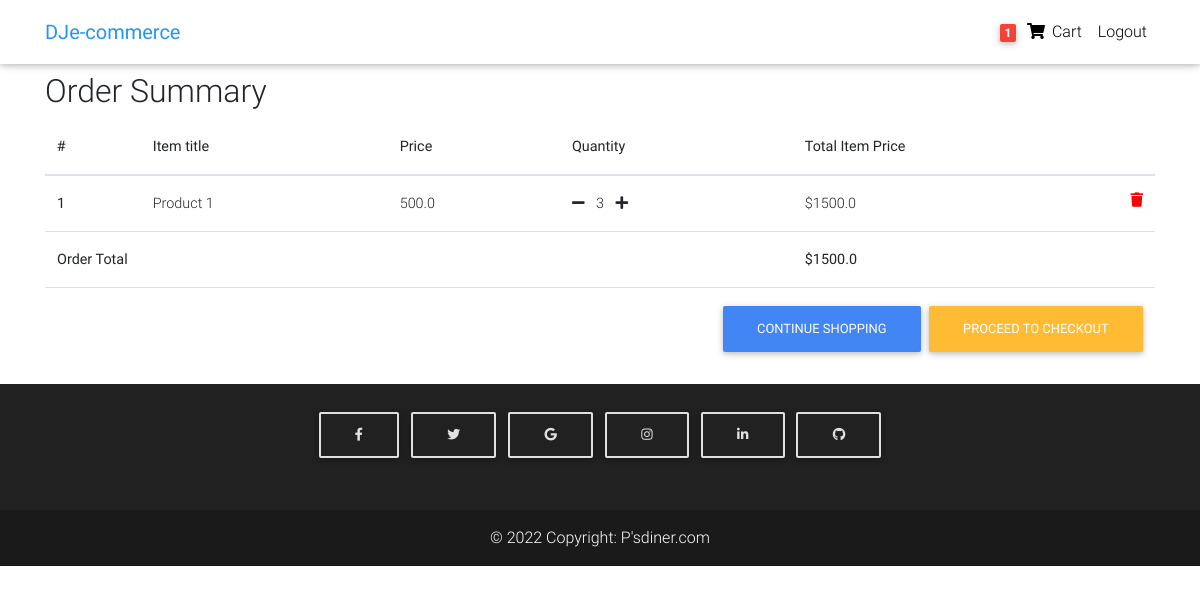
The app's page /order-summary (signed in), older data.
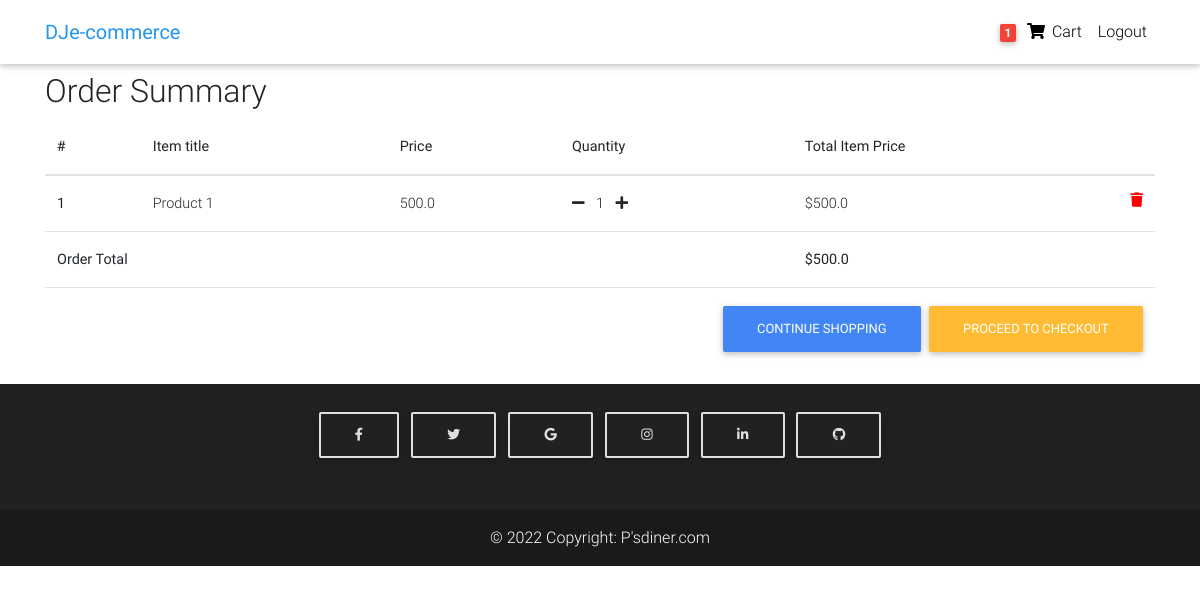
The same page, newer data.
### core/models.py (models this page shows, shortened)
class Order(models.Model):
    user = models.ForeignKey(settings.AUTH_USER_MODEL, on_delete=models.CASCADE)
    items = models.ManyToManyField(OrderItem)
    start_date = models.DateTimeField(auto_now_add=True)
    ordered_date = models.DateTimeField()
    ordered = models.BooleanField(default=False)
    def get_total(self):
        total = 0
        for order_item in self.items.all():
            total += order_item.get_final_price()
        return total

class OrderItem(models.Model):
    user = models.ForeignKey(settings.AUTH_USER_MODEL, on_delete=models.CASCADE)
    item = models.ForeignKey(Item, on_delete=models.CASCADE)
    quantity = models.IntegerField(default=1)
    ordered = models.BooleanField(default=False)
    def get_total_item_price(self):
        return self.quantity * self.item.price
    def get_final_price(self):
        return self.get_total_item_price()

class Item(models.Model):
    title = models.CharField(max_length=100)
    price = models.FloatField()
    slug = models.SlugField()

### core/views.py (the view)
# urls.py: path('order-summary', OrderSummaryView.as_view(), name="order-summary"),
class OrderSummaryView(LoginRequiredMixin, View):
    def get(self, request, *args, **kwargs):
        try:
            order = Order.objects.get(user=self.request.user, ordered=False)
            context = {
                'object': order
            }
            return render(self.request, 'order-summary.html', context)
        except ObjectDoesNotExist:
            messages.error(self.request, "You do not have an active order")
            return redirect("/")

### core/templatetags/cart_template_tags.py (called while the page is built)
@register.filter
def cart_item_count(user):
    if user.is_authenticated:
        qs = Order.objects.filter(user=user, ordered=False)
        if qs.exists():
            return qs[0].items.count()
    return 0

### templates/order-summary.html (shortened to what this page needs)
{% extends "base.html" %}
{% block content %}
  <main>
    <div class="container">
    <div class="table-responsive text-nowrap">
    <h2>Order Summary</h2>
    <table class="table">
        <thead>
        <tr>
            <th scope="col">#</th>
            <th scope="col">Item title</th>
            <th scope="col">Price</th>
            <th scope="col">Quantity</th>
            <th scope="col">Total Item Price</th>
        </tr>
        </thead>
        <tbody>
        {% for order_item in object.items.all %}
        <tr>
            <th scope="row">{{ forloop.counter }}</th>
            <td>{{ order_item.item.title }}</td>
            <td>{{ order_item.item.price }}</td>
            <td>
                <a href="{% url 'remove-single-item-from-cart' order_item.item.slug %}"><i class="fas fa-minus mr-2"></i></a>
                {{ order_item.quantity }}
                <a href="{% url 'add-to-cart' order_item.item.slug %}"><i class="fas fa-plus ml-2"></i></a>
            </td>
            <td>
                ${{ order_item.get_total_item_price }}
            <a style='color: red;' href="{% url 'remove-from-cart' order_item.item.slug %}">
                <i class="fas fa-trash float-right"></i>
            </a>
            </td>
        </tr>
        {% endfor %}
        {% if object.get_total %}
        <tr>
            <td colspan="4"><b>Order Total</b></td>
            <td><b>${{ object.get_total }}</b></td>
        </tr>
        <tr>
            <td colspan="5">
            <a class='btn btn-warning float-right ml-2' href='/checkout/'>Proceed to checkout</a>
            <a class='btn btn-primary float-right' href='/'>Continue shopping</a>
            </td>
        </tr>
        {% endif %}
        </tbody>
    </table>
    </div>
    </div>
  </main>
{% endblock content %}

### templates/base.html (shortened to what this page needs)
{% load static %}
<!DOCTYPE html>
<html lang="en">
<head>
  <link rel="stylesheet" href="https://use.fontawesome.com/releases/v5.8.1/css/all.css">
  <link href="{% static 'css/bootstrap.min.css' %}" rel="stylesheet">
  <link href="{% static 'css/mdb.min.css' %}" rel="stylesheet">
  <link href="{% static 'css/style.min.css' %}" rel="stylesheet">
</head>
{% include "navbar.html" %}
<body>
    <div class="mt-5 pt-4">
    </div>
    {% block content %}
    {% endblock content %}
    {% include "footer.html" %}
</body>
</html>

### templates/navbar.html (shortened to what this page needs)
{% load cart_template_tags %}
<nav class="navbar fixed-top navbar-expand-lg navbar-light white scrolling-navbar">
    <div class="container">
      <a class="navbar-brand waves-effect" href="/">
        <strong class="blue-text">DJe-commerce</strong>
      </a>
      <div class="collapse navbar-collapse" id="navbarSupportedContent">
        <ul class="navbar-nav nav-flex-icons">
          {% if request.user.is_authenticated %}
          <li class="nav-item">
            <a href="{% url 'order-summary' %}" class="nav-link waves-effect">
              <span class="badge red z-depth-1 mr-1"> {{ request.user|cart_item_count }} </span>
              <i class="fas fa-shopping-cart"></i>
              <span class="clearfix d-none d-sm-inline-block"> Cart </span>
            </a>
          </li>
          <li class="nav-item">
            <a class="nav-link waves-effect" href="{% url 'account_logout' %}">
              <span class="clearfix d-none d-sm-inline-block"> Logout </span>
            </a>
          </li>
          {% endif %}
        </ul>
      </div>
    </div>
  </nav>

### templates/footer.html
{% load static %}
  <footer class="bg-dark text-center text-white">
    <div class="container p-4 pb-0">
      <section class="mb-4">
        <a class="btn btn-outline-light btn-floating m-1" href="#!" role="button"
          ><i class="fab fa-facebook-f"></i
        ></a>
        <a class="btn btn-outline-light btn-floating m-1" href="#!" role="button"
          ><i class="fab fa-twitter"></i
        ></a>
        <a class="btn btn-outline-light btn-floating m-1" href="#!" role="button"
          ><i class="fab fa-google"></i
        ></a>
        <a class="btn btn-outline-light btn-floating m-1" href="#!" role="button"
          ><i class="fab fa-instagram"></i
        ></a>
        <a class="btn btn-outline-light btn-floating m-1" href="#!" role="button"
          ><i class="fab fa-linkedin-in"></i
        ></a>
        <a class="btn btn-outline-light btn-floating m-1" href="#!" role="button"
          ><i class="fab fa-github"></i
        ></a>
      </section>
    </div>
    <div class="text-center p-3" style="background-color: rgba(0, 0, 0, 0.2);">
      © 2022 Copyright:
      <a class="text-white" href="https://mdbootstrap.com/">P'sdiner.com</a>
    </div>
  </footer>

### templates/scripts.html (shortened to what this page needs)
{% load static %}

### templates/base.html (style rules this page uses)
html, body, header, .carousel { height: 60vh; }

Row changes from the older to the newer data that the page shows:
changed OrderItem "Product 1": quantity "3" → "1"; get_total_item_price "1500.0" → "500.0"
changed through a linked row, Order: get_total "1500.0" → "500.0"
